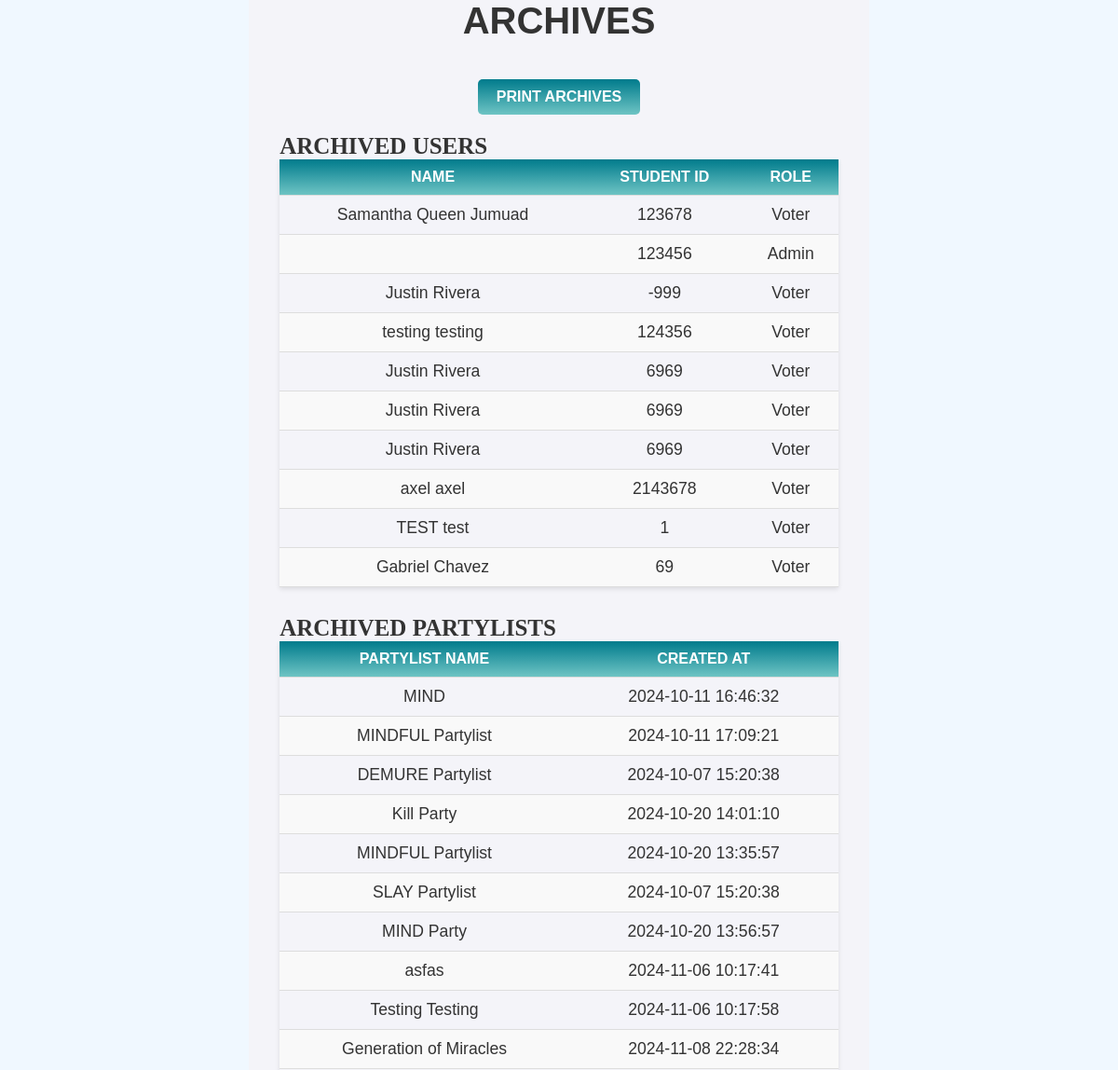
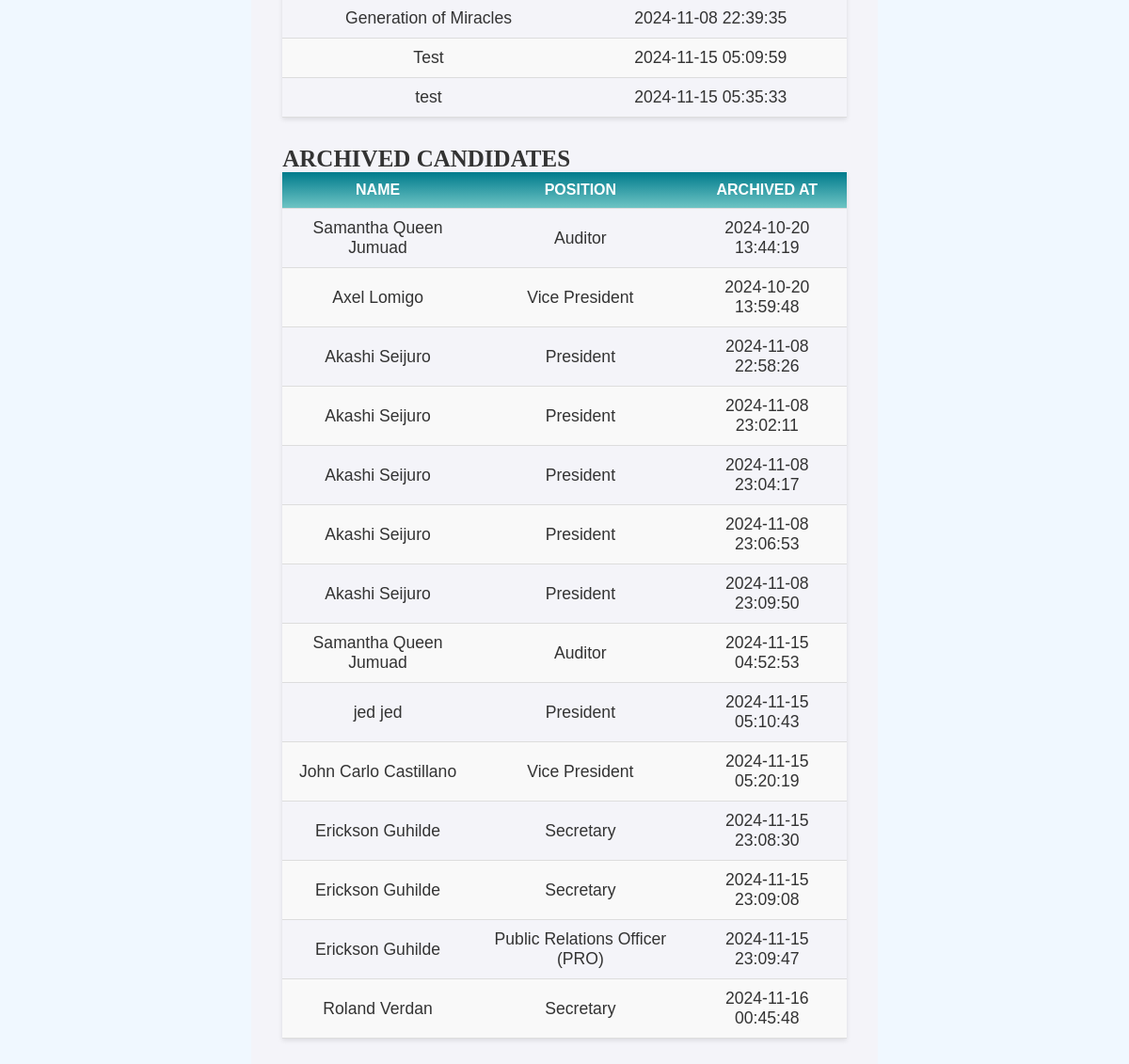
The page /backend/archives.php on the database its author committed (2 pictures, top to bottom).
### tables this page shows
CREATE TABLE `archived_users` (
  `id` int(11) NOT NULL,
  `student_id` int(11) DEFAULT NULL,
  `first_name` varchar(50) DEFAULT NULL,
  `surname` varchar(50) DEFAULT NULL,
  `role_id` int(11) DEFAULT NULL,
  `deleted_at` timestamp NOT NULL DEFAULT current_timestamp()
);

CREATE TABLE `archived_party_lists` (
  `id` int(11) NOT NULL,
  `name` varchar(255) DEFAULT NULL,
  `created_at` timestamp NOT NULL DEFAULT current_timestamp()
);

CREATE TABLE `archived_candidates` (
  `id` int(11) NOT NULL,
  `candidate_id` int(11) NOT NULL,
  `first_name` varchar(255) NOT NULL,
  `surname` varchar(255) NOT NULL,
  `position` varchar(255) NOT NULL,
  `party_list` varchar(255) DEFAULT NULL,
  `picture` varchar(255) DEFAULT NULL,
  `archived_at` timestamp NOT NULL DEFAULT current_timestamp()
);

### backend/archives.php (the view, shortened to what this page needs)
<?php
include '../backend/db_connection.php';
$conn = new mysqli($servername, $username, $password, $dbname);
$usersQuery = "SELECT * FROM archived_users";
$usersResult = $conn->query($usersQuery);
$partyListsQuery = "SELECT * FROM archived_party_lists";
$partyListsResult = $conn->query($partyListsQuery);
$candidatesQuery = "SELECT * FROM archived_candidates";
$candidatesResult = $conn->query($candidatesQuery);
?>
<head>
    <link rel="stylesheet" href="../css/HeaderAdmin.css">
    <link rel="stylesheet" href="../css/admin.css">
</head>
<h2>ARCHIVES</h2>
<button class="Archived-print-btn" onclick="window.print()">PRINT ARCHIVES</button>
<div class="Archived-container">
    <div class="Archived-category">
        <h3>ARCHIVED USERS</h3>
        <table class="Archived-table">
            <thead>
                <tr>
                    <th>NAME</th>
                    <th>STUDENT ID</th>
                    <th>ROLE</th>
                </tr>
            </thead>
            <tbody>
                <?php
                while ($user = $usersResult->fetch_assoc()) {
                    $role = $user['role_id'] == 1 ? 'Voter' : 'Admin';
                    echo "<tr>
                    <td>" . htmlspecialchars($user['first_name']) . " " . htmlspecialchars($user['surname']) . "</td>
                    <td>" . htmlspecialchars($user['student_id']) . "</td>
                    <td>" . $role . "</td>
                  </tr>";
                }
                ?>
            </tbody>
        </table>
    </div>
    <div class="Archived-category">
        <h3>ARCHIVED PARTYLISTS</h3>
        <table class="Archived-table">
            <thead>
                <tr>
                    <th>PARTYLIST NAME</th>
                    <th>CREATED AT</th>
                </tr>
            </thead>
            <tbody>
                <?php
                while ($partyList = $partyListsResult->fetch_assoc()) {
                    echo "<tr>
                    <td>" . htmlspecialchars($partyList['name']) . "</td>
                    <td>" . htmlspecialchars($partyList['created_at']) . "</td>
                  </tr>";
                }
                ?>
            </tbody>
        </table>
    </div>
    <div class="Archived-category">
        <h3>ARCHIVED CANDIDATES</h3>
        <table class="Archived-table">
            <thead>
                <tr>
                    <th>NAME</th>
                    <th>POSITION</th>
                    <th>ARCHIVED AT</th>
                </tr>
            </thead>
            <tbody>
                <?php
                while ($candidate = $candidatesResult->fetch_assoc()) {
                    echo "<tr>
                    <td>" . htmlspecialchars($candidate['first_name']) . " " . htmlspecialchars($candidate['surname']) . "</td>
                    <td>" . htmlspecialchars($candidate['position']) . "</td>
                    <td>" . htmlspecialchars($candidate['archived_at']) . "</td>
                  </tr>";
                }
                ?>
            </tbody>
        </table>
    </div>
</div>

### css/HeaderAdmin.css (style rules this page uses)
* { margin: 0; padding: 0; box-sizing: border-box; }
h2 { font-family: "Unbounded", sans-serif; text-align: center; font-size: 30px; font-size: 2.5em; }
h3 { font-family: Saira; text-align: center; font-size: 25px; }
button { border: none; text-align: center; text-decoration: none; display: inline-block; font-family: Roboto; cursor: pointer; border-radius: 10px; transition: box-shadow 0.3s, transform 0.4s; }

### css/admin.css (style rules this page uses)
* { box-sizing: border-box; margin: 0; padding: 0; }
h2 { font-family: "Unbounded", sans-serif; font-size: 2.5em; }
.Archived-container { width: 90%; margin: 0 auto; opacity: 0; animation: fadeInUp 1s ease-out forwards; }
.Archived-category { margin-bottom: 30px; opacity: 0; animation: fadeIn 1s ease-out forwards; animation-delay: 0.3s; }
.Archived-category h3 { text-align: left; }
.Archived-table { width: 100%; border-collapse: collapse; color: white; box-shadow: 0 2px 5px rgba(0, 0, 0, 0.1); opacity: 0; animation: fadeInUp 1s ease-out forwards; animation-delay: 0.5s; }
.Archived-table th, .Archived-table td { padding: 10px; text-align: left; border-bottom: 1px solid #ddd; opacity: 0; animation: fadeIn 1s ease-out forwards; }
.Archived-table th { background: linear-gradient(#007b8c, #6ec4c4); color: white; font-family: "Unbounded", sans-serif; }
.Archived-table tr:nth-child(even) { background-color: #f9f9f9; }
.Archived-table td { font-family: "Saira", sans-serif; font-size: 1.1em; color: #333; }
.Archived-table th, .Archived-table td { text-align: center; }
.Archived-print-btn { font-family: "Unbounded", sans-serif; display: block; margin: 20px auto; padding: 10px 20px; background: linear-gradient(#007b8c, #6ec4c4); color: white; border: none; border-radius: 5px; font-size: 1em; cursor: pointer; transition: background-color 0.3s; }
h2 { font-family: "Unbounded", sans-serif; font-size: 2.5em; text-align: center; margin-bottom: 20px; }
button { border: none; position: relative; overflow: hidden; text-align: center; text-transform: uppercase; font-size: 16px; font-family: inherit; color: aliceblue; border-radius: 10px; font-weight: bold; }
button::before { font-family: inherit; content: ""; width: 0; height: 600%; position: absolute; top: 50%; left: 50%; transform: translate(-50%, -50%) rotate(45deg); background: white; transition: 0.5s ease; display: block; z-index: -1; }

### rows shown on the page
archived_users: first_name "Samantha Queen", surname "Jumuad", student "123678", role "Voter"
archived_users: student "123456", role "Admin"
archived_users: first_name "Justin", surname "Rivera", student "-999", role "Voter"
archived_users: first_name "testing", surname "testing", student "124356", role "Voter"
archived_users: first_name "Justin", surname "Rivera", student "6969", role "Voter"
archived_users: first_name "Justin", surname "Rivera", student "6969", role "Voter"
archived_users: first_name "Justin", surname "Rivera", student "6969", role "Voter"
archived_users: first_name "axel", surname "axel", student "2143678", role "Voter"
archived_users: first_name "TEST", surname "test", student "1", role "Voter"
archived_users: first_name "Gabriel", surname "Chavez", student "69", role "Voter"
archived_party_lists: name "MIND", created_at "2024-10-11 16:46:32"
archived_party_lists: name "MINDFUL Partylist", created_at "2024-10-11 17:09:21"
archived_party_lists: name "DEMURE Partylist", created_at "2024-10-07 15:20:38"
archived_party_lists: name "Kill Party", created_at "2024-10-20 14:01:10"
archived_party_lists: name "MINDFUL Partylist", created_at "2024-10-20 13:35:57"
archived_party_lists: name "SLAY Partylist", created_at "2024-10-07 15:20:38"
archived_party_lists: name "MIND Party", created_at "2024-10-20 13:56:57"
archived_party_lists: name "asfas", created_at "2024-11-06 10:17:41"
archived_party_lists: name "Testing Testing", created_at "2024-11-06 10:17:58"
archived_party_lists: name "Generation of Miracles", created_at "2024-11-08 22:28:34"
archived_party_lists: name "Generation of Miracles", created_at "2024-11-08 22:39:35"
archived_party_lists: name "Test", created_at "2024-11-15 05:09:59"
archived_party_lists: name "test", created_at "2024-11-15 05:35:33"
archived_candidates: first_name "Samantha Queen", surname "Jumuad", position "Auditor", archived_at "2024-10-20 13:44:19"
archived_candidates: first_name "Axel", surname "Lomigo", position "Vice President", archived_at "2024-10-20 13:59:48"
archived_candidates: first_name "Akashi", surname "Seijuro", position "President", archived_at "2024-11-08 22:58:26"
archived_candidates: first_name "Akashi", surname "Seijuro", position "President", archived_at "2024-11-08 23:02:11"
archived_candidates: first_name "Akashi", surname "Seijuro", position "President", archived_at "2024-11-08 23:04:17"
archived_candidates: first_name "Akashi", surname "Seijuro", position "President", archived_at "2024-11-08 23:06:53"
archived_candidates: first_name "Akashi", surname "Seijuro", position "President", archived_at "2024-11-08 23:09:50"
archived_candidates: first_name "Samantha Queen", surname "Jumuad", position "Auditor", archived_at "2024-11-15 04:52:53"
archived_candidates: first_name "jed", surname "jed", position "President", archived_at "2024-11-15 05:10:43"
archived_candidates: first_name "John Carlo", surname "Castillano", position "Vice President", archived_at "2024-11-15 05:20:19"
archived_candidates: first_name "Erickson", surname "Guhilde", position "Secretary", archived_at "2024-11-15 23:08:30"
archived_candidates: first_name "Erickson", surname "Guhilde", position "Secretary", archived_at "2024-11-15 23:09:08"
archived_candidates: first_name "Erickson", surname "Guhilde", position "Public Relations Officer (PRO)", archived_at "2024-11-15 23:09:47"
archived_candidates: first_name "Roland", surname "Verdan", position "Secretary", archived_at "2024-11-16 00:45:48"
